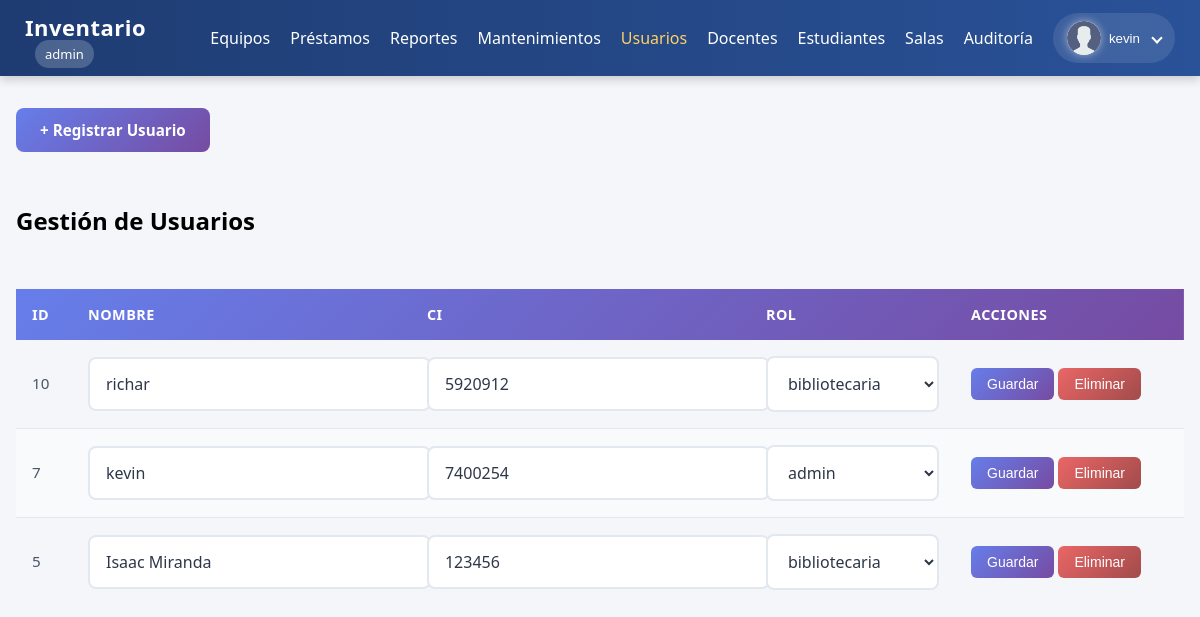
Page /public/usuarios_index.php (signed in) on the earlier database version.
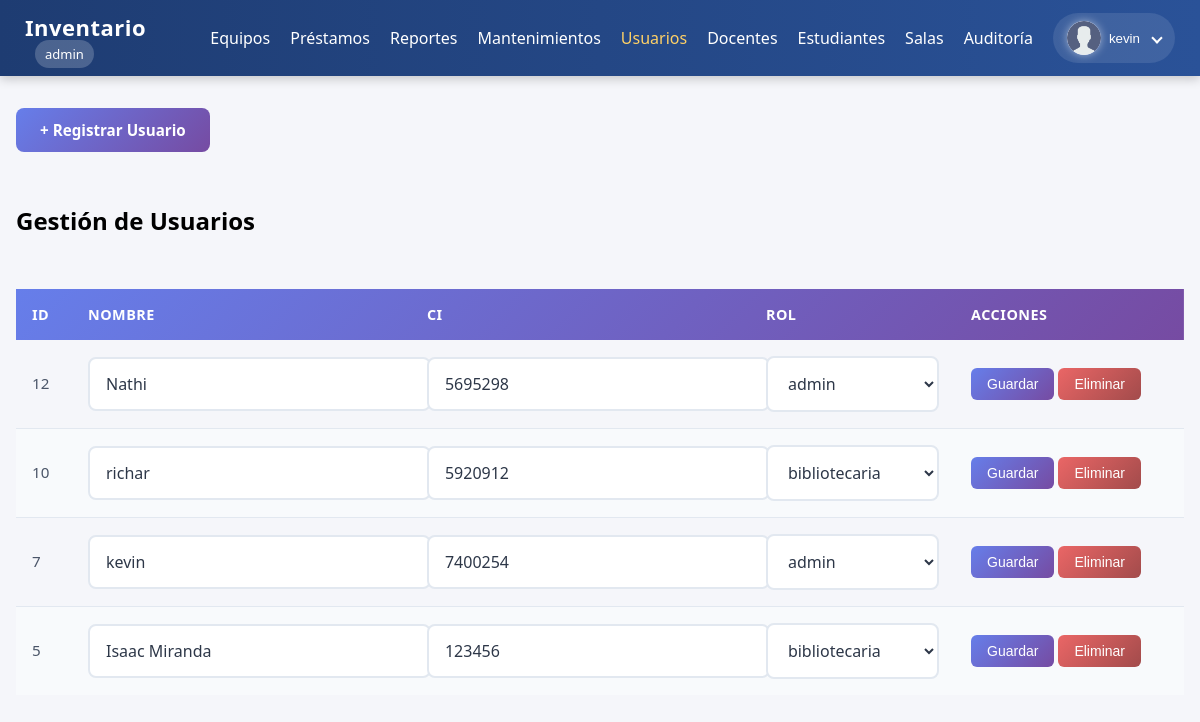
Same page on the later database version.
### tables this page shows
CREATE TABLE `usuarios` (
  `id` int(11) NOT NULL,
  `ci` varchar(50) NOT NULL,
  `email` varchar(150) NOT NULL,
  `nombre` varchar(120) NOT NULL,
  `password_hash` varchar(255) NOT NULL,
  `role_id` int(11) NOT NULL,
  `creado_en` timestamp NOT NULL DEFAULT current_timestamp()
);

CREATE TABLE `roles` (
  `id` int(11) NOT NULL,
  `nombre` varchar(50) NOT NULL
);

### init.php (called while the page is built, shortened)
<?php
function user()
{
  return $_SESSION['user'] ?? null;
}

### public/usuarios_index.php (the view, shortened to what the changed rows need)
<?php
require __DIR__ . '/../init.php';
$check_table_sql = "DESCRIBE usuarios";
$table_result = $mysqli->query($check_table_sql);
$table_structure = $table_result->fetch_all(MYSQLI_ASSOC);
$roles_sql = "SELECT id, nombre as rol FROM roles";
$roles_result = $mysqli->query($roles_sql);
$roles = $roles_result->fetch_all(MYSQLI_ASSOC);
$rol_field = 'role_id';
foreach ($table_structure as $field) {
  if (in_array($field['Field'], ['role_id', 'roles_id', 'rol_id', 'rol'])) {
    $rol_field = $field['Field'];
    break;
  }
}
$sql = "
  SELECT u.id, u.nombre, u.ci, u.$rol_field, r.nombre as rol_nombre
  FROM usuarios u
  JOIN roles r ON r.id = u.$rol_field
  ORDER BY u.creado_en DESC
";
try {
  $stmt = $mysqli->prepare($sql);
  $stmt->execute();
  $usuarios = $stmt->get_result()->fetch_all(MYSQLI_ASSOC);
} catch (Exception $e) {
  $error = "Error al cargar usuarios: " . $e->getMessage();
  $usuarios = [];
}
?>
<!doctype html>
<html lang="es">
<head>
  <link rel="stylesheet" href="../css/tabla_usuarios.css">
</head>
<body>
  <?php include __DIR__ . '/navbar.php'; ?>
  <div class="container">
    <h2>Gestión de Usuarios</h2>
    <table>
      <thead>
        <tr>
          <th>ID</th>
          <th>Nombre</th>
          <th>CI</th>
          <th>Rol</th>
          <th>Acciones</th>
        </tr>
      </thead>
      <?php foreach ($usuarios as $usuario): ?>
        <tr>
          <form method="post">
            <td><?= htmlspecialchars($usuario['id']) ?></td>
            <td><input type="text" name="nombre" value="<?= htmlspecialchars($usuario['nombre']) ?>"></td>
            <td><input type="text" name="ci" value="<?= htmlspecialchars($usuario['ci']) ?>"></td>
            <td>
              <select name="role_id">
                <?php foreach ($roles as $rol_option): ?>
                  <option value="<?= $rol_option['id'] ?>" <?= ($usuario[$rol_field] == $rol_option['id']) ? 'selected' : '' ?>>
                    <?= htmlspecialchars($rol_option['rol']) ?>
                  </option>
                <?php endforeach; ?>
              </select>
            </td>
            <td>
              <button type="submit" name="update">Guardar</button>
              <button type="submit" name="delete" onclick="return confirm('¿Seguro que quieres eliminar este usuario?')">Eliminar</button>
            </td>
          </form>
        </tr>
      <?php endforeach; ?>
    </table>
  </div>
</body>
</html>

### public/navbar.php (shortened to what the changed rows need)
<!DOCTYPE html>
<html lang="es">
<head>
</head>
<body>
    <nav class="navbar">
        <div class="nav-container">
            <ul class="nav-menu" id="nav-menu">
                <li class="nav-item nav-user">
                    <div class="user-dropdown">
                        <button class="user-btn">
                            <img src="/inventario_uni/img/user-icon.png" alt="Usuario" class="user-icon">
                            <span><?= htmlspecialchars(user()['nombre']) ?></span>
                            <i class="arrow"></i>
                        </button>
                    </div>
                </li>
            </ul>
        </div>
    </nav>
</body>
</html>

Differences in the rows shown:
added usuarios: id "12", nombre "Nathi", ci "5695298", role_id "admin"
